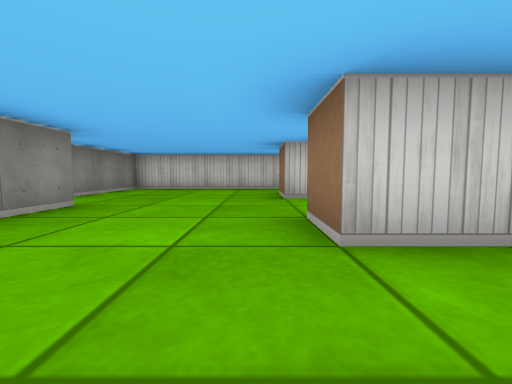
View 1 (above)

16 first-person views from a walk through a cub3D ray-caster map. The camera is about half as high as the walls, tilts 4° down and sees 90° across. The floor is counted in squares. Each view is taken from the middle of a square. On the plan, view 1 faces up. The plan holds only what a view shows up to about 9 squares ahead; the rest is blank.

View 2
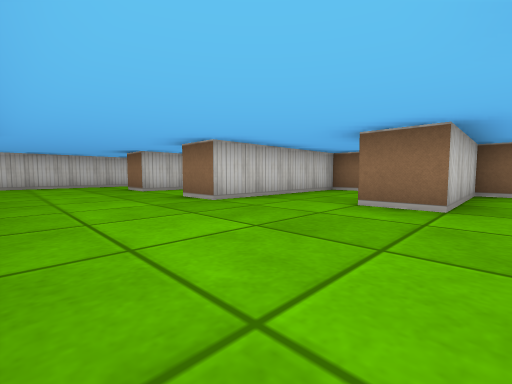

View 3
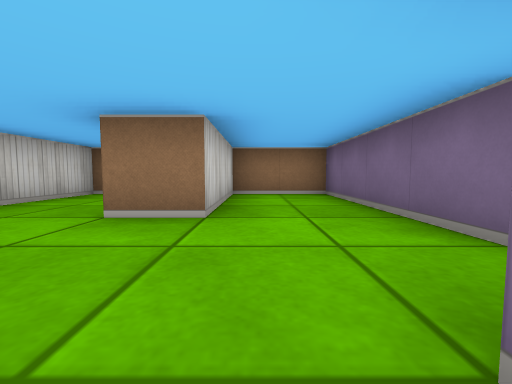

View 4
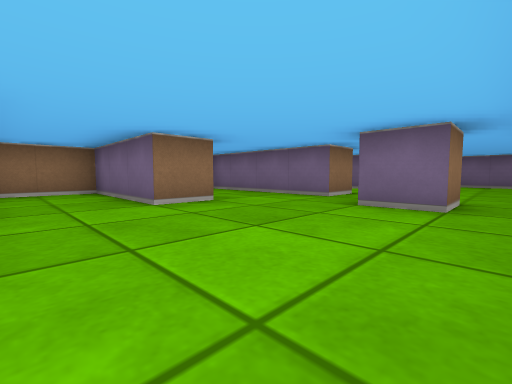

View 5
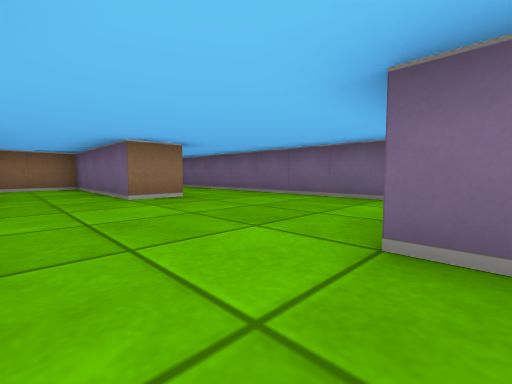

View 6
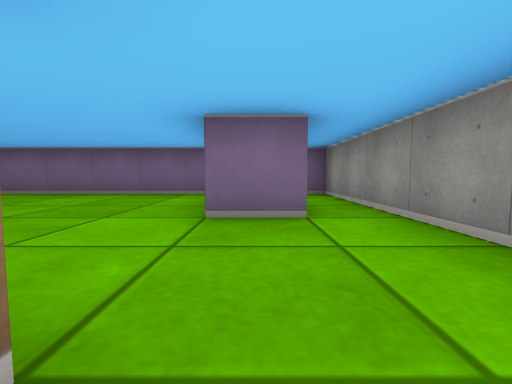

View 7
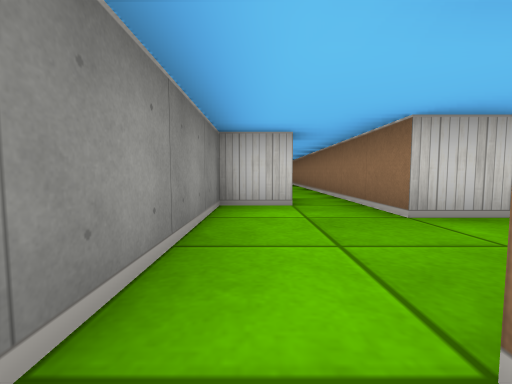

View 8
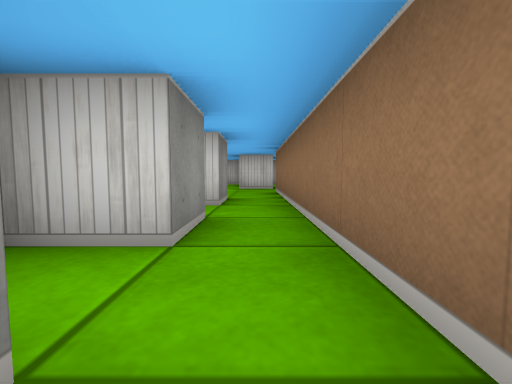

View 9
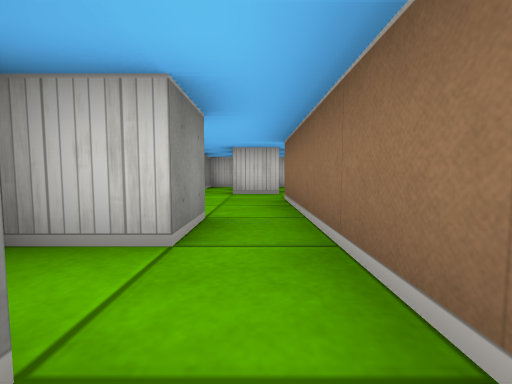

View 10
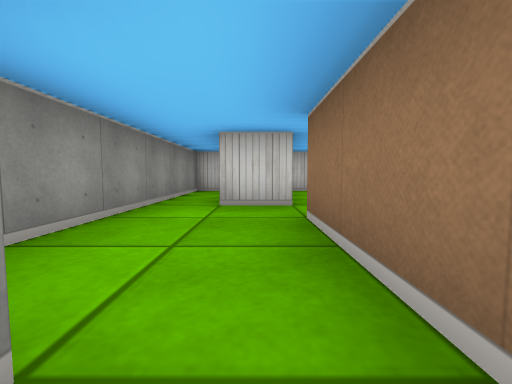

View 11
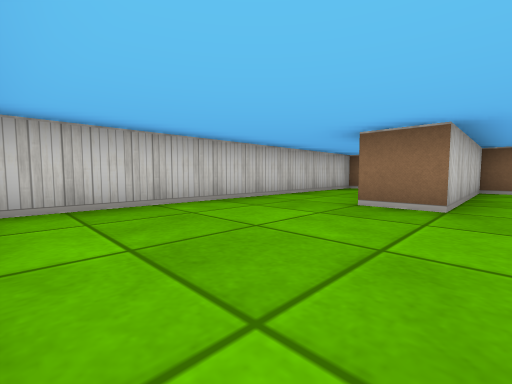

View 12
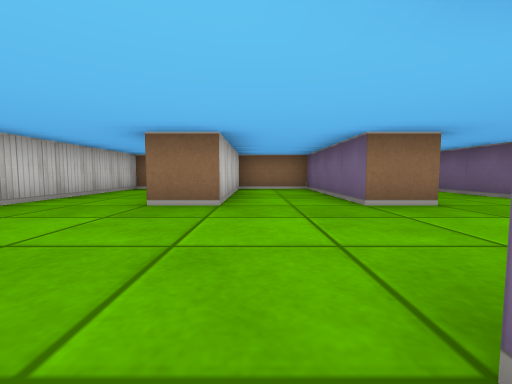

View 13
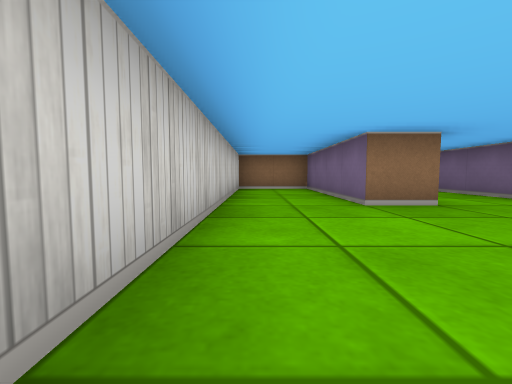

View 14
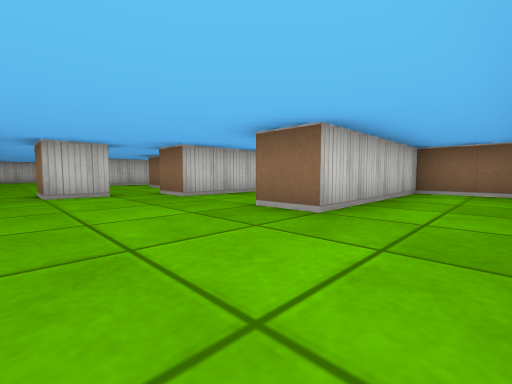

View 15
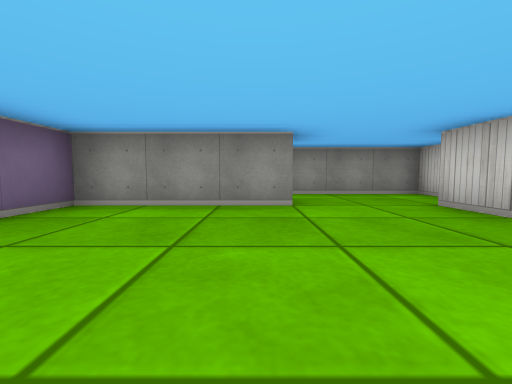

View 16
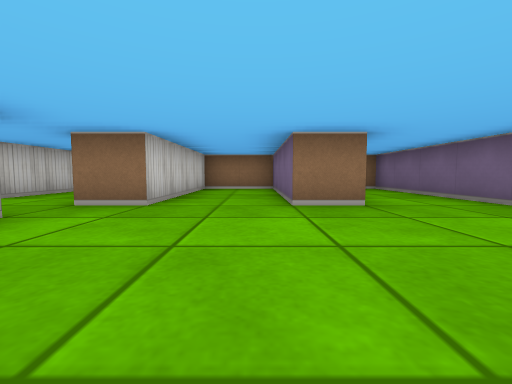

### Floor plan
Ten units are one square. View 1 is at (0, 0); x grows to the right and y downward. Boxes are objects, and circles mark ways between rooms. Rooms are numbered by the first view taken in them; rooms with no view inside come last. Other rooms are left out.
<svg viewBox="-60 -80 110 180">
<path fill="none" stroke="#000" d="M-4 35 -15 35 -15 25 -5 25M-24 45 -35 45 -35 35M-44 35 -55 35 -55 95 -50 95M-25 -35 -25 -24M-34 -45 -45 -45M-46 65 -35 65 -35 95 45 95 45 75 5 75 5 65 45 65 45 45 5 45 5 35 45 35 45 15 15 15 15 5 45 5 45 -15 5 -15 5 -25 45 -25 45 -45 5 -45 5 -55 45 -55 45 -75 -35 -75 -35 -49M-45 5 -45 15 -55 15M-45 -5 -55 -5M-35 35 -35 -5M-45 -15 -45 -5M-48 -75 -55 -75 -55 -25M-35 -5 -35 -35"/>
<circle cx="-40" cy="40" r="3" fill="#2a7"/>
<circle cx="-40" cy="-40" r="3" fill="#2a7"/>
<circle cx="-40" cy="-10" r="3" fill="#2a7"/>
<text x="0" y="10">1</text>
<text x="-40" y="10">2</text>
<text x="-50" y="-40">3</text>
</svg>
Room 1 opens to room 2. Room 1 opens to room 3. Room 2 opens to room 3.

Where each view was taken, in squares from view 1:
view 1: 0 up, 0 right, facing up
view 2: 2 down, 2 left, facing up-right
view 3: 2 down, 1 left, facing right
view 4: 1 up, 2 left, facing down-right
view 5: 5 down, 4 left, facing down-right
view 6: 4 down, 4 left, facing down
view 7: 7 down, 5 left, facing up
view 8: 3 down, 4 left, facing up
view 9: 1 down, 4 left, facing up
view 10: 1 up, 4 left, facing up
view 11: 4 up, 3 left, facing up-right
view 12: 4 up, 3 left, facing right
view 13: 7 up, 3 left, facing right
view 14: 9 down, 2 left, facing up-right
view 15: 7 down, 0 right, facing left
view 16: 6 down, 3 left, facing right
